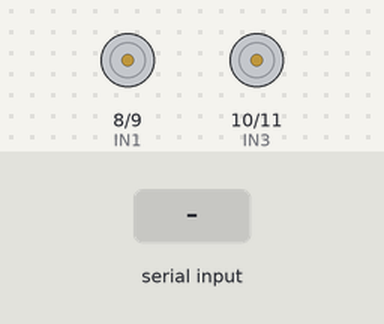
A sketch run on a simulated Arduino Uno, built with avr-gcc and run on an emulated ATmega328P. On the bench: motor-driver pin pairs drawn as motors (green arrow = first pin HIGH = forward, orange = second pin HIGH = backward, longer = more drive). The test bench sets the inputs (shaded band).

Above: at 1.2 s.
1.3 s: "F" received over Serial
At 2.5 s:
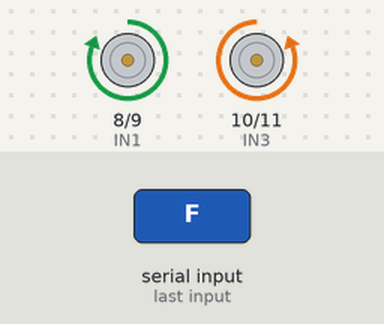
2.8 s: "B" received over Serial
At 3.7 s:
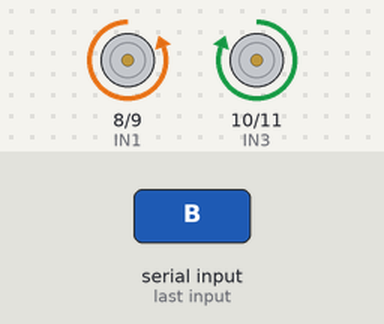
4.3 s: "R" received over Serial
At 4.8 s:
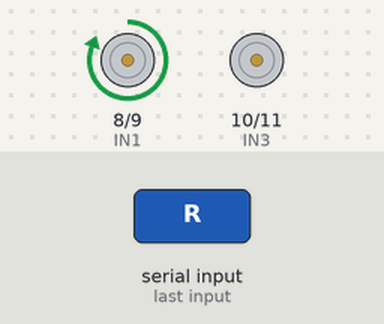
5.8 s: "L" received over Serial
At 7.0 s:
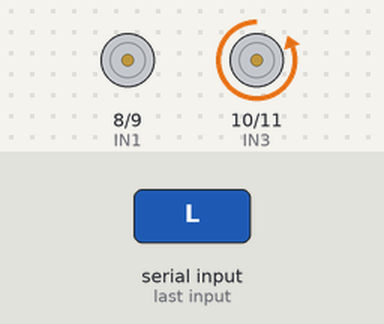
7.3 s: "S" received over Serial
At 8.3 s:
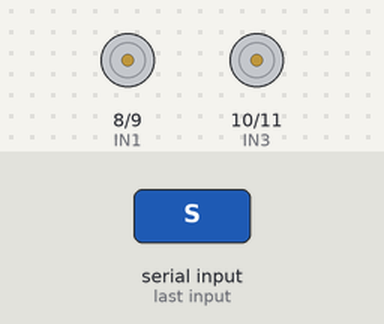
Timing chart, 0 to 9.8 s (numbered marks = the images above; inputs shaded):
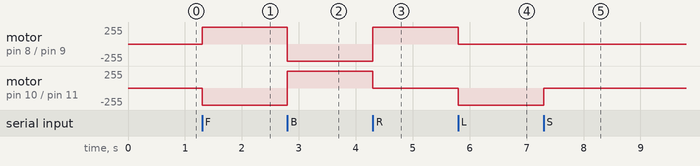

The sketch:

Main.ino
```cpp
#define IN1 8
#define IN2 9
#define IN3 10
#define IN4 11

void setup() {
  Serial.begin(9600);
  pinMode(IN1, OUTPUT);
  pinMode(IN2, OUTPUT);
  pinMode(IN3, OUTPUT);
  pinMode(IN4, OUTPUT);
}

void loop() {
  if (Serial. available ()>0) {
    char ch = Serial.read();
    if (ch=='F') {  //FORWARD
      digitalWrite (IN1, HIGH); digitalWrite (IN4, HIGH); digitalWrite (IN2, LOW); digitalWrite (IN3, LOW);
    }
    else if (ch=='B'){  //BACKWORD
      digitalWrite (IN2, HIGH); digitalWrite (IN3, HIGH); digitalWrite (IN1, LOW); digitalWrite (IN4, LOW);
    }
    else if (ch=='R'){  //RIGHT
      digitalWrite (IN1, HIGH); digitalWrite (IN3, LOW); digitalWrite (IN2, LOW); digitalWrite (IN4, LOW);
    }
    else if (ch=='L'){  //LEFT
      digitalWrite (IN4, HIGH); digitalWrite (IN3, LOW); digitalWrite (IN1, LOW); digitalWrite (IN2, LOW);
    }
    else if (ch=='S'){  //STOP
      digitalWrite (IN4, LOW); digitalWrite (IN3, LOW); digitalWrite (IN1, LOW); digitalWrite (IN2, LOW);
    }
    else {
      Serial.print (ch) ; Serial.println(" is not Valid!");
    }
  }
}
```

Measured:
- after the input at 1.3 s, motor on pin 8 (IN1) / pin 9 (IN2): stopped → forward 255/255 at once; motor on pin 10 (IN3) / pin 11 (IN4): stopped → backward 255/255 at once
- after the input at 2.8 s, motor on pin 8 (IN1) / pin 9 (IN2): forward 255/255 → backward 255/255 at once; motor on pin 10 (IN3) / pin 11 (IN4): backward 255/255 → forward 255/255 at once
- after the input at 4.3 s, motor on pin 8 (IN1) / pin 9 (IN2): backward 255/255 → forward 255/255 at once; motor on pin 10 (IN3) / pin 11 (IN4): forward 255/255 → stopped at once
- after the input at 5.8 s, motor on pin 8 (IN1) / pin 9 (IN2): forward 255/255 → stopped at once; motor on pin 10 (IN3) / pin 11 (IN4): stopped → backward 255/255 at once
- after the input at 7.3 s, motor on pin 10 (IN3) / pin 11 (IN4): backward 255/255 → stopped at once
